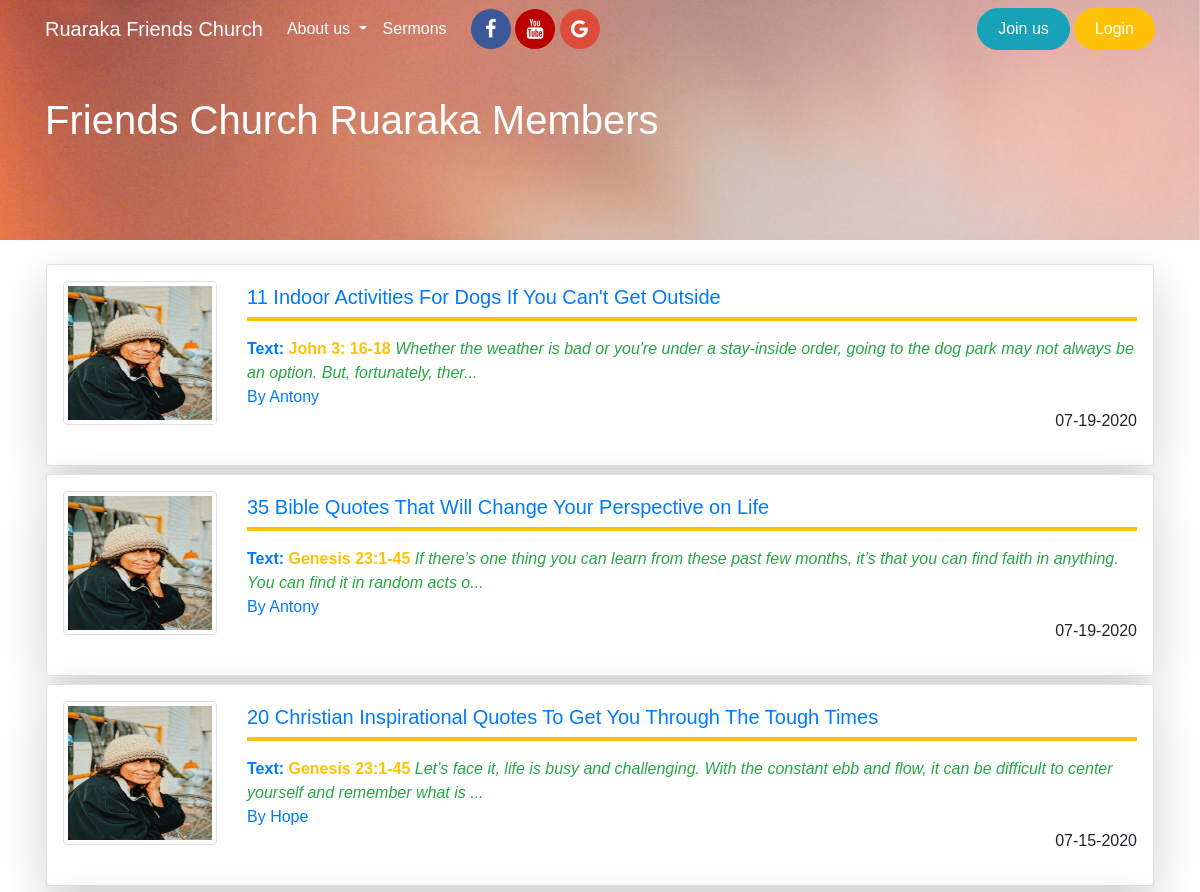
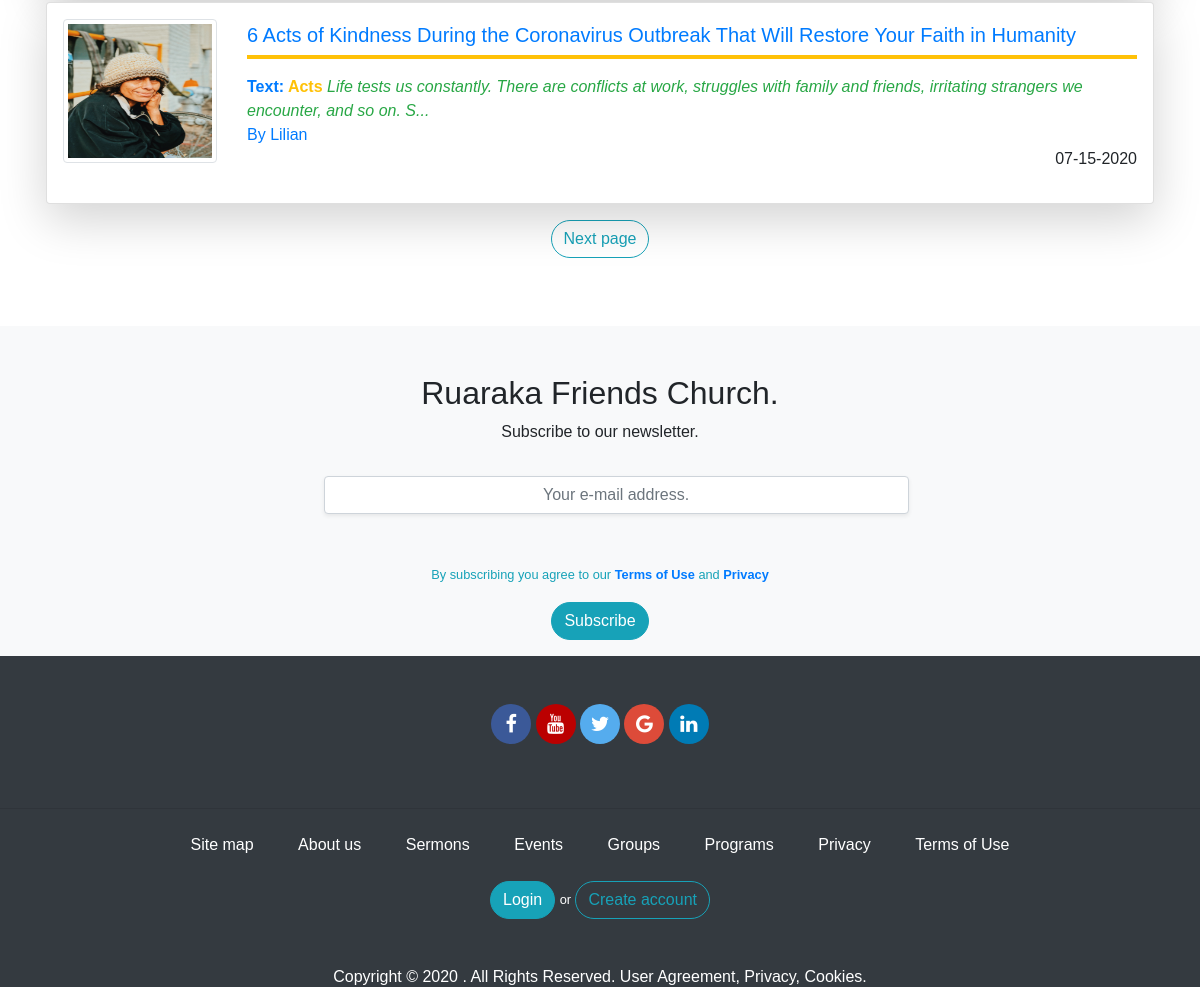
The app's page /sermons with its own data (2 pictures, top to bottom).
### app/models.py (models this page shows, shortened)
class Sermon(db.Model):
	id = db.Column(db.Integer, primary_key=True)
	title = db.Column(db.String(124), index=True)
	text = db.Column(db.String(124), index=True)
	body = db.Column(db.String(500), index=True)
	created_at = db.Column(db.DateTime, index=True, default = datetime.utcnow)
	user_id = db.Column(db.Integer, db.ForeignKey('user.id'))

class User(UserMixin,db.Model):
	id = db.Column(db.Integer, primary_key=True)
	username = db.Column(db.String(124), index=True,unique=True)
	firstname = db.Column(db.String(124), index=True)
	lastname = db.Column(db.String(124), index=True)
	email = db.Column(db.String(124), index=True, unique=True)
	password_hash = db.Column(db.String(124), index=True, unique=True)
	about_me = db.Column(db.String(150))
	avatar = db.Column(db.String(150))
	facebook_url = db.Column(db.String(200))
	twitter_url = db.Column(db.String(200))
	linkedin_url = db.Column(db.String(200))
	role = db.Column(db.String(124), index=True)
	posts = db.relationship('Post', backref='author', lazy='dynamic')
	sermons = db.relationship('Sermon', backref='author', lazy='dynamic')

### app/routes.py (the view)
@app.route('/sermons')
def sermons():
	page = request.args.get('page',1, type=int)
	sermons = Sermon.query.order_by(Sermon.created_at.desc()).paginate(page,app.config['POSTS_PER_PAGE'],False)
	next_url = url_for('sermons', page=sermons.next_num) if sermons.has_next else None
	prev_url = url_for('sermons', page=sermons.prev_num) if sermons.has_prev else None
	return render_template('sermons.html', title='Sermons | Friends Church Ruaraka', sermons=sermons.items, next_url=next_url,prev_url=prev_url )

### app/templates/sermons.html (shortened to what this page needs)
{% extends 'base.html' %}
{% block content  %}
<section id="section_users">
	<div id="section-users-top">
		<div class="pt-5 container">
			<h1 class="mt-5">Friends Church Ruaraka Members</h1>
		</div>
	</div>
	<div class="container p-3 mb-5">
		<div class="pt-2 mb-1">
			{% if sermons %}
      	{% for sermon in sermons %}
				<div class="row">
						<div class="col-md-12">
					      <div class="card shadow-lg p-3 mb-2 bg-white rounded">
                    <div class="row">
                      <div class="col-md-2">
                        <a href="{{url_for('sermon_details', sermon_id=sermon.id)}}">
                          <img src="{{url_for('static', filename='imgs/profile_img.jpg')}}" style="height: 9rem;width:10rem"class="img-thumbnail">
                        </a>
                      </div>
                      <div class="col-md-10">
                          <a href="{{url_for('sermon_details', sermon_id=sermon.id)}}" style="text-decoration:none;">
                            <h5 class="mt-1">{{sermon.title}}</h4>
                            <hr class="mt-1 text-warning" style="border:2px solid">
                            <strong>Text: <span class="text text-warning">{{sermon.text}}</span> </strong> <em class="text text-success">{{sermon.body|truncate(140,True)}}</em>
                          </a>
    											<br>
                          <span class="text-info pt-2"><a href="{{url_for('profile', username=sermon.author.username)}}">By {{sermon.author.username}}</a> </span>
    											<p class="text-right">{{ sermon.created_at.strftime('%m-%d-%Y') }}</p>
                      </div>
                    </div>
                </div>
						</div>
				</div>
        {% endfor %}
        <div class="text-center mt-2">
          {% if next_url %}
            <a href="{{ next_url }}" class="btn btn-outline-info btn_custom">Next page</a>
          {% endif %}
        </div>
			{% endif %}
		</div>
</div>
</section>
{% endblock content  %}

### app/static/css/main.css (style rules this page uses)
body { font-family: sans-serif; padding: 0; margin: 0 }
.btn_custom { border-radius: 30px; }
#section-users-top,#sermons_section { background-image: url('/static/imgs/bg1.jpg') ; background-repeat: no-repeat; background-attachment: fixed; background-size: cover; background-position: bottom; height: 35vh; max-height: 30vh; color: white }

### records on screen
Sermon: title "11 Indoor Activities For Dogs If You Can't Get Outside", text "John 3: 16-18", body "Whether the weather is bad or you're under a stay-inside order, going to the dog park may not always be an option. But, fortunately, ther...", author.username "Antony", created_at "07-19-2020"
Sermon: title "35 Bible Quotes That Will Change Your Perspective on Life", text "Genesis 23:1-45", body "If there’s one thing you can learn from these past few months, it’s that you can find faith in anything. You can find it in random acts o...", author.username "Antony", created_at "07-19-2020"
Sermon: title "20 Christian Inspirational Quotes To Get You Through The Tough Times", text "Genesis 23:1-45", body "Let’s face it, life is busy and challenging. With the constant ebb and flow, it can be difficult to center yourself and remember what is ...", author.username "Hope", created_at "07-15-2020"
Sermon: title "6 Acts of Kindness During the Coronavirus Outbreak That Will Restore Your Faith in Humanity", text "Acts", body "Life tests us constantly. There are conflicts at work, struggles with family and friends, irritating strangers we encounter, and so on. S...", author.username "Lilian", created_at "07-15-2020"
